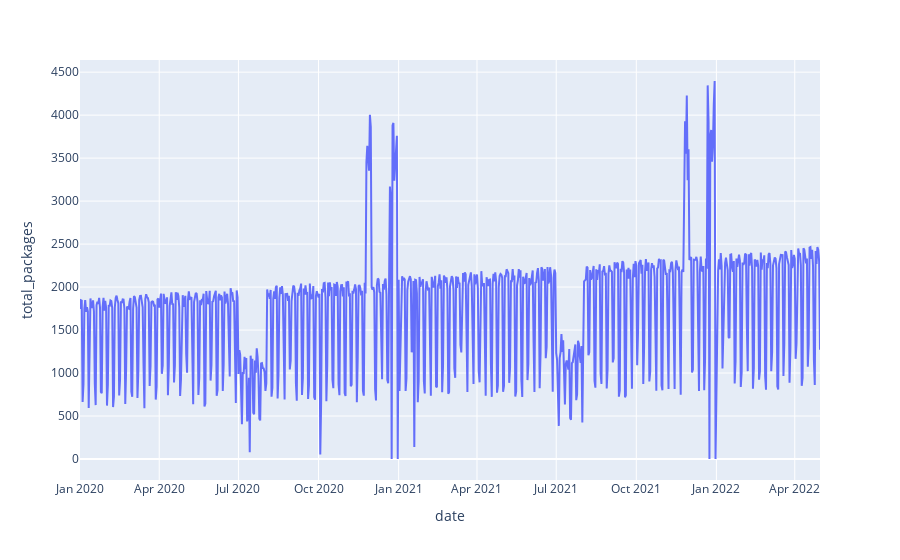

This figure's notebook cell:
### Code cell
fig = px.line(data, x='date', y="total_packages")
fig.show()

### Figure 1 — Plotly figure (JSON) as saved in the notebook; plotly's stock layout.template omitted (floating-point values rounded to 4 significant figures; data arrays with more than 128 entries replaced by an {"elided": "..."} marker saying what was removed)
{"data": [{"hovertemplate": "date=%{x}<br>total_packages=%{y}<extra></extra>", "legendgroup": "", "line": {"color": "#636efa", "dash": "solid"}, "marker": {"symbol": "circle"}, "mode": "lines", "name": "", "orientation": "v", "showlegend": false, "type": "scatter", "x": {"elided": "851 str values"}, "xaxis": "x", "y": {"elided": "851 int values"}, "yaxis": "y"}], "layout": {"legend": {"tracegroupgap": 0}, "margin": {"t": 60}, "xaxis": {"anchor": "y", "domain": [0, 1], "title": {"text": "date"}}, "yaxis": {"anchor": "x", "domain": [0, 1], "title": {"text": "total_packages"}}}}
